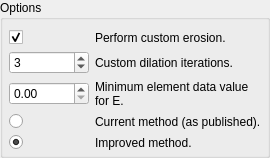
          <widget class="QGroupBox" name="optionsGroup">
           <property name="title">
            <string>Options</string>
           </property>
           <property name="checkable">
            <bool>false</bool>
           </property>
           <layout class="QVBoxLayout" name="verticalLayout_12">
            <property name="leftMargin">
             <number>6</number>
            </property>
            <property name="topMargin">
             <number>10</number>
            </property>
            <property name="rightMargin">
             <number>6</number>
            </property>
            <property name="bottomMargin">
             <number>5</number>
            </property>
            <item>
             <layout class="QGridLayout" name="optionsGridLayout">
              <property name="horizontalSpacing">
               <number>6</number>
              </property>
              <property name="leftMargin">
               <number>0</number>
              </property>
              <property name="topMargin">
               <number>0</number>
              </property>
              <item row="5" column="0">
               <widget class="QRadioButton" name="oldMethodRadioButton">
                <property name="text">
                 <string/>
                </property>
                <property name="checked">
                 <bool>false</bool>
                </property>
               </widget>
              </item>
              <item row="2" column="1">
               <widget class="QLabel" name="label_15">
                <property name="toolTip">
                 <string>&lt;html&gt;&lt;head/&gt;&lt;body&gt;&lt;p&gt;When selected, a layer of weak material (low bone density due to partial volume effects) is removed from the CT data, as long as there is a dense layer remaining for subsequent dilation.&lt;/p&gt;&lt;/body&gt;&lt;/html&gt;</string>
                </property>
                <property name="text">
                 <string>Perform custom erosion.</string>
                </property>
                <property name="wordWrap">
                 <bool>true</bool>
                </property>
               </widget>
              </item>
              <item row="2" column="0">
               <widget class="QCheckBox" name="uParamCheckBox">
                <property name="toolTip">
                 <string>&lt;html&gt;&lt;head/&gt;&lt;body&gt;&lt;p&gt;When selected, a layer of weak material (low bone density due to partial volume effects) is removed from the CT data, as long as there is a dense layer remaining for subsequent dilation.&lt;/p&gt;&lt;/body&gt;&lt;/html&gt;</string>
                </property>
                <property name="text">
                 <string/>
                </property>
                <property name="checked">
                 <bool>true</bool>
                </property>
               </widget>
              </item>
              <item row="4" column="1">
               <widget class="QLabel" name="label_3">
                <property name="toolTip">
                 <string>&lt;html&gt;&lt;head/&gt;&lt;body&gt;&lt;p&gt;The minimum modulus E assigned to the output. All values smaller are clipped to this minimum.&lt;/p&gt;&lt;/body&gt;&lt;/html&gt;</string>
                </property>
                <property name="text">
                 <string>Minimum element data value for E.</string>
                </property>
                <property name="wordWrap">
                 <bool>true</bool>
                </property>
               </widget>
              </item>
              <item row="3" column="1">
               <widget class="QLabel" name="label">
                <property name="toolTip">
                 <string>&lt;html&gt;&lt;head/&gt;&lt;body&gt;&lt;p&gt;Custom dilation iteratively extends the denser bone properties below the voxel layer with weak material outwards relative to the surface of the bone volume, effectively thickening the cortical shell.&lt;/p&gt;&lt;/body&gt;&lt;/html&gt;</string>
                </property>
                <property name="text">
                 <string>Custom dilation iterations.</string>
                </property>
                <property name="wordWrap">
                 <bool>true</bool>
                </property>
               </widget>
              </item>
              <item row="3" column="0">
               <widget class="QSpinBox" name="eParamSpinBox">
                <property name="sizePolicy">
                 <sizepolicy hsizetype="Minimum" vsizetype="Fixed">
                  <horstretch>0</horstretch>
                  <verstretch>0</verstretch>
                 </sizepolicy>
                </property>
                <property name="toolTip">
                 <string>&lt;html&gt;&lt;head/&gt;&lt;body&gt;&lt;p&gt;Custom dilation iteratively extends the denser bone properties below the voxel layer with weak material outwards relative to the surface of the bone volume, effectively thickening the cortical shell.&lt;/p&gt;&lt;/body&gt;&lt;/html&gt;</string>
                </property>
                <property name="minimum">
                 <number>0</number>
                </property>
                <property name="value">
                 <number>3</number>
                </property>
               </widget>
              </item>
              <item row="5" column="1">
               <widget class="QLabel" name="label_18">
                <property name="text">
                 <string>Current method (as published).</string>
                </property>
               </widget>
              </item>
              <item row="4" column="0">
               <widget class="QDoubleSpinBox" name="fParamSpinBox">
                <property name="sizePolicy">
                 <sizepolicy hsizetype="Maximum" vsizetype="Fixed">
                  <horstretch>0</horstretch>
                  <verstretch>0</verstretch>
                 </sizepolicy>
                </property>
                <property name="minimumSize">
                 <size>
                  <width>0</width>
                  <height>0</height>
                 </size>
                </property>
                <property name="maximumSize">
                 <size>
                  <width>80</width>
                  <height>16777215</height>
                 </size>
                </property>
                <property name="toolTip">
                 <string>&lt;html&gt;&lt;head/&gt;&lt;body&gt;&lt;p&gt;The minimum modulus E assigned to the output. All values smaller are clipped to this minimum.&lt;/p&gt;&lt;/body&gt;&lt;/html&gt;</string>
                </property>
                <property name="minimum">
                 <double>0.000000000000000</double>
                </property>
                <property name="maximum">
                 <double>999999999.000000000000000</double>
                </property>
               </widget>
              </item>
              <item row="6" column="0">
               <widget class="QRadioButton" name="newMethodRadioButton">
                <property name="text">
                 <string/>
                </property>
                <property name="checked">
                 <bool>true</bool>
                </property>
               </widget>
              </item>
              <item row="6" column="1">
               <widget class="QLabel" name="label_17">
                <property name="text">
                 <string>Improved method.</string>
                </property>
               </widget>
              </item>
             </layout>
            </item>
           </layout>
          </widget>
